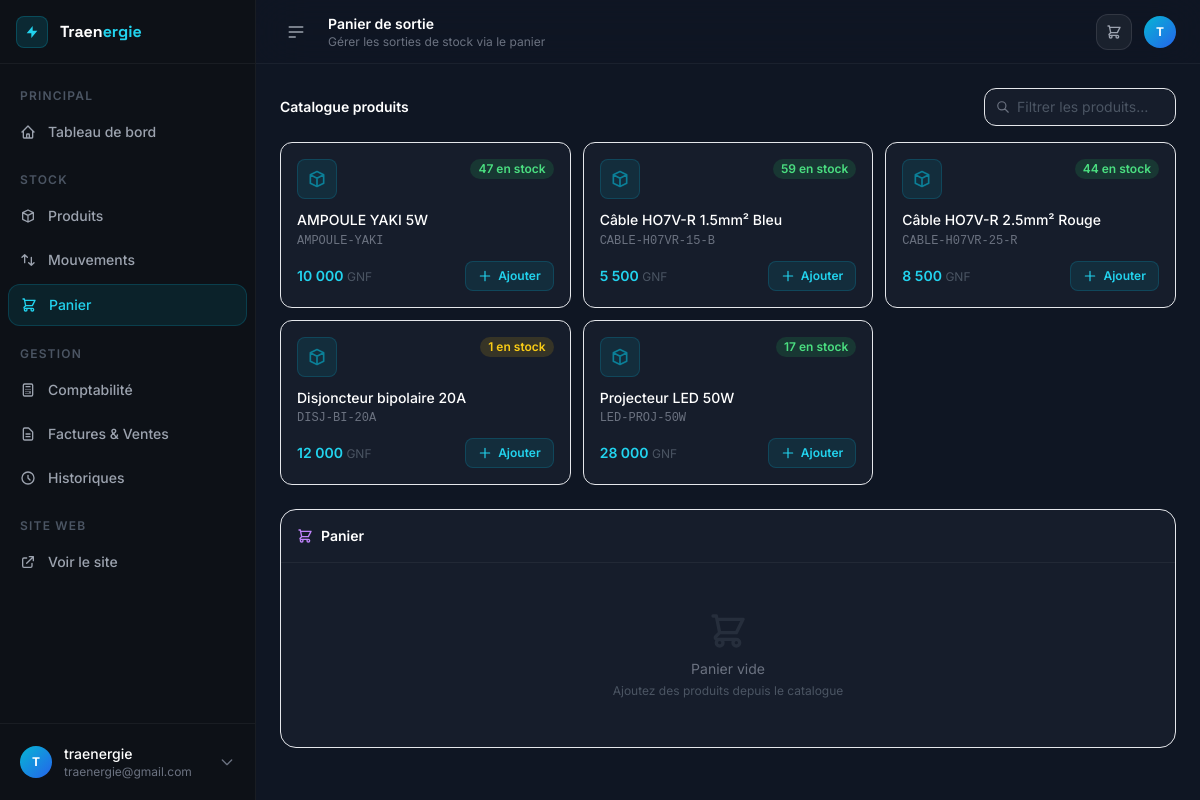
The app's page /dashboard/cart/ (signed in) with its own data.
### apps/stock/models.py (models this page shows, shortened)
class Product(models.Model):
    category = models.ForeignKey(
        Category, on_delete=models.PROTECT, related_name="products", verbose_name="Catégorie"
    )
    unit = models.ForeignKey(
        Unit, on_delete=models.PROTECT, related_name="products", verbose_name="Unité", null=True, blank=True
    )
    supplier = models.ForeignKey(
        Supplier, on_delete=models.SET_NULL, null=True, blank=True, related_name="products", verbose_name="Fournisseur"
    )
    name = models.CharField(max_length=200, verbose_name="Nom du produit")
    sku = models.CharField(max_length=100, unique=True, verbose_name="Référence SKU")
    description = models.TextField(blank=True, verbose_name="Description")
    image = models.ImageField(upload_to="products/", blank=True, null=True, verbose_name="Image")
    unit_price = models.DecimalField(max_digits=12, decimal_places=2, verbose_name="Prix unitaire (GNF)")
    quantity_in_stock = models.PositiveIntegerField(default=0, verbose_name="Quantité en stock")
    min_stock_level = models.PositiveIntegerField(default=5, verbose_name="Stock minimum d'alerte")
    is_active = models.BooleanField(default=True, verbose_name="Actif")
    created_at = models.DateTimeField(auto_now_add=True)
    updated_at = models.DateTimeField(auto_now=True)
    class Meta:
        verbose_name = "Produit"
        verbose_name_plural = "Produits"
        ordering = ["name"]

### apps/stock/views.py (the view)
# urls.py: path("cart/", views.cart_view, name="cart"),
@login_required
def cart_view(request):
    cart, _ = Cart.objects.get_or_create(user=request.user)
    products = Product.objects.filter(is_active=True, quantity_in_stock__gt=0).select_related("category")
    context = {
        "cart": cart,
        "cart_items": cart.items.select_related("product__category").all(),
        "products": products,
    }
    return render(request, "stock/cart.html", context)

### apps/stock/context_processors.py (called while the page is built)
def cart_context(request):
    cart_count = 0
    cart_total = 0
    if request.user.is_authenticated:
        try:
            cart = request.user.cart
            cart_count = cart.total_items
            cart_total = cart.total_price
        except Cart.DoesNotExist:
            pass
    return {
        "cart_count": cart_count,
        "cart_total": cart_total,
    }

### apps/stock/models.py (called while the page is built)
    @property
    def total_items(self):
        return sum(item.quantity for item in self.items.all())

    @property
    def total_price(self):
        return sum(item.subtotal for item in self.items.all())

### templates/stock/cart.html (shortened to what this page needs)
{% extends "base_dashboard.html" %}
{% load humanize %}
{% block page_title %}Panier de sortie{% endblock %}
{% block page_subtitle %}Gérer les sorties de stock via le panier{% endblock %}
{% block content %}
<div class="grid grid-cols-1 xl:grid-cols-3 gap-6" x-data="{ showProducts: true }">
  <div class="xl:col-span-2 space-y-4">
    <div class="flex items-center justify-between">
      <h3 class="font-semibold text-white text-sm">Catalogue produits</h3>
      <div class="relative">
        <svg class="absolute left-3 top-1/2 -translate-y-1/2 w-3.5 h-3.5 text-gray-500" fill="none" stroke="currentColor" viewBox="0 0 24 24"><path stroke-linecap="round" stroke-linejoin="round" stroke-width="2" d="M21 21l-6-6m2-5a7 7 0 11-14 0 7 7 0 0114 0z"/></svg>
        <input type="text" placeholder="Filtrer les produits…" id="product-search"
               class="bg-card border border-white/8 rounded-xl pl-8 pr-3 py-2 text-sm text-white placeholder-gray-600 focus:outline-none focus:border-cyan-500/50 transition w-48"
               oninput="filterProducts(this.value)">
      </div>
    </div>
    <div id="product-grid" class="grid grid-cols-1 sm:grid-cols-2 lg:grid-cols-3 gap-3">
      {% for product in products %}
      <div class="product-card bg-card border border-white/8 rounded-xl p-4 hover:border-cyan-500/30 transition group"
           data-name="{{ product.name|lower }}">
        <div class="flex items-start justify-between mb-3">
          <div class="w-10 h-10 rounded-lg bg-cyan-500/10 border border-cyan-500/20 flex items-center justify-center shrink-0">
            {% if product.image %}
            <img src="{{ product.image.url }}" class="w-full h-full object-cover rounded-lg" alt="">
            {% else %}
            <svg class="w-5 h-5 text-cyan-500/60" fill="none" stroke="currentColor" viewBox="0 0 24 24"><path stroke-linecap="round" stroke-linejoin="round" stroke-width="2" d="M20 7l-8-4-8 4m16 0l-8 4m8-4v10l-8 4m0-10L4 7m8 4v10M4 7v10l8 4"/></svg>
            {% endif %}
          </div>
          <span class="px-2 py-0.5 rounded-full text-xs font-semibold
            {% if product.quantity_in_stock > 10 %}bg-green-500/15 text-green-400
            {% elif product.quantity_in_stock > 0 %}bg-yellow-500/15 text-yellow-400
            {% else %}bg-red-500/15 text-red-400{% endif %}">
            {{ product.quantity_in_stock }} en stock
          </span>
        </div>
        <h4 class="text-white text-sm font-medium mb-1 line-clamp-2 leading-tight">{{ product.name }}</h4>
        <p class="text-gray-500 text-xs mb-3 font-mono">{{ product.sku }}</p>
        <div class="flex items-center justify-between">
          <span class="text-cyan-400 font-semibold text-sm">{{ product.unit_price|floatformat:0|intcomma }} <span class="text-gray-600 font-normal text-xs">GNF</span></span>
          <button hx-post="{% url 'dashboard:cart_add' product.id %}"
                  hx-target="#cart-panel"
                  hx-swap="innerHTML"
                  hx-headers='{"X-CSRFToken": "{{ csrf_token }}"}'
                  class="flex items-center gap-1.5 px-3 py-1.5 text-xs font-semibold rounded-lg transition
                    {% if product.quantity_in_stock > 0 %}bg-cyan-500/10 hover:bg-cyan-500/20 text-cyan-400 border border-cyan-500/20
                    {% else %}bg-white/5 text-gray-600 border border-white/5 cursor-not-allowed{% endif %}">
            <svg class="w-3.5 h-3.5" fill="none" stroke="currentColor" viewBox="0 0 24 24"><path stroke-linecap="round" stroke-linejoin="round" stroke-width="2" d="M12 4v16m8-8H4"/></svg>
            Ajouter
          </button>
        </div>
      </div>
      {% endfor %}
    </div>
  </div>
  <div class="xl:col-span-1">
    <div id="cart-panel">
      {% include "stock/partials/cart_sidebar.html" %}
    </div>
  </div>
</div>
{% endblock %}

### templates/base_dashboard.html (shortened to what this page needs)
<!DOCTYPE html>
<html lang="fr" class="h-full">
<head>
  <script src="https://cdn.tailwindcss.com"></script>
  {% load static %}
  <link rel="stylesheet" href="{% static 'css/custom.css' %}">
</head>
<body class="h-full bg-canvas text-gray-100 font-sans antialiased"
      x-data="{ sidebarOpen: true, mobileMenuOpen: false }">
<div class="flex h-full min-h-screen">
  <aside :class="sidebarOpen ? 'w-64' : 'w-16'"
         class="hidden lg:flex flex-col bg-sidebar border-r border-white/5 transition-all duration-300 ease-in-out shrink-0 fixed inset-y-0 left-0 z-40">
    <div class="flex items-center gap-3 px-4 h-16 border-b border-white/5">
      <div class="w-8 h-8 flex items-center justify-center bg-cyan-500/15 border border-cyan-500/25 rounded-lg shrink-0">
        <svg class="w-4 h-4 text-cyan-400" fill="currentColor" viewBox="0 0 24 24"><path d="M13 10V3L4 14h7v7l9-11h-7z"/></svg>
      </div>
      <span x-show="sidebarOpen" x-transition class="font-display font-bold text-base whitespace-nowrap">
        <span class="text-white">Traen</span><span class="text-cyan-400">ergie</span>
      </span>
    </div>
    <nav class="flex-1 px-2 py-4 space-y-1 overflow-y-auto">
      <p x-show="sidebarOpen" class="px-3 pt-2 pb-1 text-gray-600 text-xs font-semibold uppercase tracking-widest">Principal</p>
      <a href="{% url 'dashboard:home' %}"
         class="flex items-center gap-3 px-3 py-2.5 rounded-xl text-sm font-medium transition
                {% if request.resolver_match.url_name == 'home' %}bg-cyan-500/10 text-cyan-400 border border-cyan-500/20{% else %}text-gray-400 hover:bg-white/5 hover:text-white{% endif %}">
        <svg class="w-4 h-4 shrink-0" fill="none" stroke="currentColor" viewBox="0 0 24 24"><path stroke-linecap="round" stroke-linejoin="round" stroke-width="2" d="M3 12l2-2m0 0l7-7 7 7M5 10v10a1 1 0 001 1h3m10-11l2 2m-2-2v10a1 1 0 01-1 1h-3m-6 0a1 1 0 001-1v-4a1 1 0 011-1h2a1 1 0 011 1v4a1 1 0 001 1m-6 0h6"/></svg>
        <span x-show="sidebarOpen" x-transition>Tableau de bord</span>
      </a>
      <p x-show="sidebarOpen" class="px-3 pt-4 pb-1 text-gray-600 text-xs font-semibold uppercase tracking-widest">Stock</p>
      <a href="{% url 'dashboard:products' %}"
         class="flex items-center gap-3 px-3 py-2.5 rounded-xl text-sm font-medium transition
                {% if request.resolver_match.url_name == 'products' %}bg-cyan-500/10 text-cyan-400 border border-cyan-500/20{% else %}text-gray-400 hover:bg-white/5 hover:text-white{% endif %}">
        <svg class="w-4 h-4 shrink-0" fill="none" stroke="currentColor" viewBox="0 0 24 24"><path stroke-linecap="round" stroke-linejoin="round" stroke-width="2" d="M20 7l-8-4-8 4m16 0l-8 4m8-4v10l-8 4m0-10L4 7m8 4v10M4 7v10l8 4"/></svg>
        <span x-show="sidebarOpen" x-transition>Produits</span>
      </a>
      <a href="{% url 'dashboard:stock_movements' %}"
         class="flex items-center gap-3 px-3 py-2.5 rounded-xl text-sm font-medium transition
                {% if request.resolver_match.url_name == 'stock_movements' %}bg-cyan-500/10 text-cyan-400 border border-cyan-500/20{% else %}text-gray-400 hover:bg-white/5 hover:text-white{% endif %}">
        <svg class="w-4 h-4 shrink-0" fill="none" stroke="currentColor" viewBox="0 0 24 24"><path stroke-linecap="round" stroke-linejoin="round" stroke-width="2" d="M7 16V4m0 0L3 8m4-4l4 4m6 0v12m0 0l4-4m-4 4l-4-4"/></svg>
        <span x-show="sidebarOpen" x-transition>Mouvements</span>
      </a>
      <a href="{% url 'dashboard:cart' %}"
         class="flex items-center gap-3 px-3 py-2.5 rounded-xl text-sm font-medium transition
                {% if request.resolver_match.url_name == 'cart' %}bg-cyan-500/10 text-cyan-400 border border-cyan-500/20{% else %}text-gray-400 hover:bg-white/5 hover:text-white{% endif %}">
        <svg class="w-4 h-4 shrink-0" fill="none" stroke="currentColor" viewBox="0 0 24 24"><path stroke-linecap="round" stroke-linejoin="round" stroke-width="2" d="M3 3h2l.4 2M7 13h10l4-8H5.4M7 13L5.4 5M7 13l-2.293 2.293c-.63.63-.184 1.707.707 1.707H17m0 0a2 2 0 100 4 2 2 0 000-4zm-8 2a2 2 0 11-4 0 2 2 0 014 0z"/></svg>
        <span x-show="sidebarOpen" x-transition class="flex-1">Panier</span>
      </a>
      <p x-show="sidebarOpen" class="px-3 pt-4 pb-1 text-gray-600 text-xs font-semibold uppercase tracking-widest">Gestion</p>
      <a href="{% url 'dashboard:comptabilite' %}"
         class="flex items-center gap-3 px-3 py-2.5 rounded-xl text-sm font-medium transition
                {% if request.resolver_match.url_name == 'comptabilite' %}bg-cyan-500/10 text-cyan-400 border border-cyan-500/20{% else %}text-gray-400 hover:bg-white/5 hover:text-white{% endif %}">
        <svg class="w-4 h-4 shrink-0" fill="none" stroke="currentColor" viewBox="0 0 24 24"><path stroke-linecap="round" stroke-linejoin="round" stroke-width="2" d="M9 7h6m0 10v-3m-3 3h.01M9 17h.01M9 14h.01M12 14h.01M15 11h.01M12 11h.01M9 11h.01M7 21h10a2 2 0 002-2V5a2 2 0 00-2-2H7a2 2 0 00-2 2v14a2 2 0 002 2z"/></svg>
        <span x-show="sidebarOpen" x-transition>Comptabilité</span>
      </a>
      <a href="{% url 'dashboard:sales' %}"
         class="flex items-center gap-3 px-3 py-2.5 rounded-xl text-sm font-medium transition
                {% if request.resolver_match.url_name == 'sales' %}bg-cyan-500/10 text-cyan-400 border border-cyan-500/20{% else %}text-gray-400 hover:bg-white/5 hover:text-white{% endif %}">
        <svg class="w-4 h-4 shrink-0" fill="none" stroke="currentColor" viewBox="0 0 24 24"><path stroke-linecap="round" stroke-linejoin="round" stroke-width="2" d="M9 12h6m-6 4h6m2 5H7a2 2 0 01-2-2V5a2 2 0 012-2h5.586a1 1 0 01.707.293l5.414 5.414a1 1 0 01.293.707V19a2 2 0 01-2 2z"/></svg>
        <span x-show="sidebarOpen" x-transition>Factures & Ventes</span>
      </a>
      <a href="{% url 'dashboard:historiques' %}"
         class="flex items-center gap-3 px-3 py-2.5 rounded-xl text-sm font-medium transition
                {% if request.resolver_match.url_name == 'historiques' %}bg-cyan-500/10 text-cyan-400 border border-cyan-500/20{% else %}text-gray-400 hover:bg-white/5 hover:text-white{% endif %}">
        <svg class="w-4 h-4 shrink-0" fill="none" stroke="currentColor" viewBox="0 0 24 24"><path stroke-linecap="round" stroke-linejoin="round" stroke-width="2" d="M12 8v4l3 3m6-3a9 9 0 11-18 0 9 9 0 0118 0z"/></svg>
        <span x-show="sidebarOpen" x-transition>Historiques</span>
      </a>
      <p x-show="sidebarOpen" class="px-3 pt-4 pb-1 text-gray-600 text-xs font-semibold uppercase tracking-widest">Site web</p>
      <a href="{% url 'website:home' %}" target="_blank"
         class="flex items-center gap-3 px-3 py-2.5 rounded-xl text-sm font-medium text-gray-400 hover:bg-white/5 hover:text-white transition">
        <svg class="w-4 h-4 shrink-0" fill="none" stroke="currentColor" viewBox="0 0 24 24"><path stroke-linecap="round" stroke-linejoin="round" stroke-width="2" d="M10 6H6a2 2 0 00-2 2v10a2 2 0 002 2h10a2 2 0 002-2v-4M14 4h6m0 0v6m0-6L10 14"/></svg>
        <span x-show="sidebarOpen" x-transition>Voir le site</span>
      </a>
    </nav>
    <div class="border-t border-white/5 p-3">
      <div x-data="{ open: false }" class="relative">
        <button @click="open = !open" class="flex items-center gap-3 w-full px-2 py-2 rounded-xl hover:bg-white/5 transition">
          <div class="w-8 h-8 rounded-full bg-gradient-to-br from-cyan-500 to-blue-600 flex items-center justify-center text-white text-xs font-bold shrink-0">
            {{ request.user.username|first|upper }}
          </div>
          <div x-show="sidebarOpen" class="text-left flex-1 min-w-0">
            <div class="text-sm font-medium text-white truncate">{{ request.user.get_full_name|default:request.user.username }}</div>
            <div class="text-xs text-gray-500 truncate">{{ request.user.email|default:"" }}</div>
          </div>
          <svg x-show="sidebarOpen" class="w-4 h-4 text-gray-500 shrink-0" fill="none" stroke="currentColor" viewBox="0 0 24 24"><path stroke-linecap="round" stroke-linejoin="round" stroke-width="2" d="M19 9l-7 7-7-7"/></svg>
        </button>
      </div>
    </div>
  </aside>
  <div :class="sidebarOpen ? 'lg:ml-64' : 'lg:ml-16'"
       class="flex-1 flex flex-col min-w-0 transition-all duration-300">
    <header class="sticky top-0 z-30 flex items-center gap-4 h-16 px-4 lg:px-6 bg-canvas/80 backdrop-blur-xl border-b border-white/5">
      <button @click="sidebarOpen = !sidebarOpen"
              class="hidden lg:flex items-center justify-center w-8 h-8 rounded-lg hover:bg-white/5 text-gray-400 hover:text-white transition">
        <svg class="w-5 h-5" fill="none" stroke="currentColor" viewBox="0 0 24 24"><path stroke-linecap="round" stroke-linejoin="round" stroke-width="2" d="M4 6h16M4 12h16M4 18h7"/></svg>
      </button>
      <div class="flex-1">
        <h1 class="text-sm font-semibold text-white">{% block page_title %}Dashboard{% endblock %}</h1>
        <p class="text-xs text-gray-500">{% block page_subtitle %}{% endblock %}</p>
      </div>
      <div class="flex items-center gap-3">
        <a href="{% url 'dashboard:cart' %}" class="relative flex items-center justify-center w-9 h-9 rounded-xl bg-white/5 hover:bg-white/10 border border-white/10 transition text-gray-400 hover:text-white">
          <svg class="w-4 h-4" fill="none" stroke="currentColor" viewBox="0 0 24 24"><path stroke-linecap="round" stroke-linejoin="round" stroke-width="2" d="M3 3h2l.4 2M7 13h10l4-8H5.4M7 13L5.4 5M7 13l-2.293 2.293c-.63.63-.184 1.707.707 1.707H17m0 0a2 2 0 100 4 2 2 0 000-4zm-8 2a2 2 0 11-4 0 2 2 0 014 0z"/></svg>
        </a>
        <div class="w-8 h-8 rounded-full bg-gradient-to-br from-cyan-500 to-blue-600 flex items-center justify-center text-white text-xs font-bold">
          {{ request.user.username|first|upper }}
        </div>
      </div>
    </header>
    <main class="flex-1 p-4 lg:p-6 overflow-auto">
      {% block content %}{% endblock %}
    </main>
  </div>
</div>
</body>
</html>

### static/css/custom.css (style rules this page uses)
.line-clamp-2 { display: -webkit-box; -webkit-line-clamp: 2; -webkit-box-orient: vertical; overflow: hidden; }
aside { transition: width 0.28s cubic-bezier(0.4, 0, 0.2, 1); }

### records on screen
Product: quantity_in_stock "47", name "AMPOULE YAKI 5W", sku "AMPOULE-YAKI", unit_price "10 000"
Product: quantity_in_stock "59", name "Câble HO7V-R 1.5mm² Bleu", sku "CABLE-H07VR-15-B", unit_price "5 500"
Product: quantity_in_stock "44", name "Câble HO7V-R 2.5mm² Rouge", sku "CABLE-H07VR-25-R", unit_price "8 500"
Product: quantity_in_stock "1", name "Disjoncteur bipolaire 20A", sku "DISJ-BI-20A", unit_price "12 000"
Product: quantity_in_stock "17", name "Projecteur LED 50W", sku "LED-PROJ-50W", unit_price "28 000"

### other values on screen
{{ request.user.username|first|upper }} "T"
{{ request.user.get_full_name|default:request.user.username }} "traenergie"
{{ request.user.email|default:"" }} "traenergie@gmail.com"
